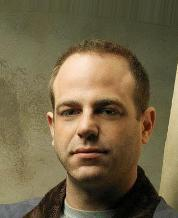
#> input picture Image/23WMA06667.jpg, 178 x 218 px
$ python -i adaptive_preprocessor.py   (imports and definitions only)
#> lines starting #> are read from the running program, lines starting #| are printed output that depends on the picture
import cv2 as cv
import numpy as np
import face_recognition

class AdaptivePreprocessor:
    """Adaptive preprocessing based on image quality analysis"""

    def __init__(self):
        pass

    def estimate_brightness(self, image):
        """Estimate image brightness (0-255)"""
        gray = cv.cvtColor(image, cv.COLOR_BGR2GRAY)
        return np.mean(gray)

    def estimate_contrast(self, image):
        """Estimate image contrast"""
        gray = cv.cvtColor(image, cv.COLOR_BGR2GRAY)
        return np.std(gray)

    def estimate_blur(self, image):
        """Estimate blur using Laplacian variance (lower = more blurry)"""
        gray = cv.cvtColor(image, cv.COLOR_BGR2GRAY)
        return cv.Laplacian(gray, cv.CV_64F).var()

    def apply_clahe(self, image, clip_limit=2.0):
        """CLAHE for illumination normalization"""
        lab = cv.cvtColor(image, cv.COLOR_BGR2LAB)
        l, a, b = cv.split(lab)
        clahe = cv.createCLAHE(clipLimit=clip_limit, tileGridSize=(8, 8))
        cl = clahe.apply(l)
        return cv.cvtColor(cv.merge((cl, a, b)), cv.COLOR_LAB2BGR)

    # [16 lines left out: functions apply_gamma_correction, apply_unsharp_mask, not called in this run]

    def apply_bilateral_denoise(self, image):
        """Bilateral filter - preserves edges while denoising"""
        return cv.bilateralFilter(image, 9, 75, 75)

    def process(self, image):
        """Adaptive preprocessing pipeline"""
        processed = image.copy()

        brightness = self.estimate_brightness(processed)
        contrast = self.estimate_contrast(processed)
        blur_score = self.estimate_blur(processed)

        # 1. Fix low light (brightness < 80)
        if brightness < 80:
            gamma = 0.6  # Brighten
            gamma = 0.5 + (brightness / 160)  # Range: 0.5-1.0 based on darkness
            processed = self.apply_gamma_correction(processed, gamma)

        # Fix overexposure (brightness > 180)
        elif brightness > 180:
            gamma = 1.5  # Darken
            processed = self.apply_gamma_correction(processed, gamma)

        # 2. Fix low contrast (std < 40)
        if contrast < 40:
            processed = self.apply_clahe(processed, clip_limit=3.0)
        elif contrast < 60:
            processed = self.apply_clahe(processed, clip_limit=2.0)

        # 3. Fix blur (variance < 100 indicates blur)
        if blur_score < 100:
            processed = self.apply_unsharp_mask(processed, sigma=1.0, strength=0.8)
        elif blur_score < 300:
            processed = self.apply_unsharp_mask(processed, sigma=1.0, strength=0.3)

        # 4. Light denoise (always helpful)
        processed = self.apply_bilateral_denoise(processed)

        return processed


    # [61 lines left out: functions align_face, get_largest_face, not called in this run]

>>> import cv2
>>> picture = cv2.imread('../Image/23WMA06667.jpg')
#> picture is the input picture: shape (218, 178, 3); mean B, G, R 71.3, 100.6, 114.3
>>> result = AdaptivePreprocessor().process(picture)
#> in estimate_brightness, `gray = cv.cvtColor(image, cv.COLOR_BGR2GRAY)`:
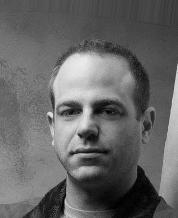
#> gray: shape (218, 178); min 0, max 236, mean 101.4
#> in process, `brightness = self.estimate_brightness(processed)`: brightness = 101.4
#> in process, `contrast = self.estimate_contrast(processed)`: contrast = 47.47
#> in process, `blur_score = self.estimate_blur(processed)`: blur_score = 437.5
#> in apply_clahe, `lab = cv.cvtColor(image, cv.COLOR_BGR2LAB)`: lab: shape (218, 178, 3); mean of channels 0, 1, 2 108.6, 128.9, 146.5
#> in apply_clahe, `l, a, b = cv.split(lab)`:
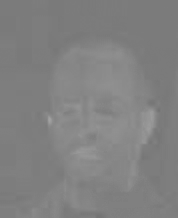
#> a: shape (218, 178); min 115, max 162, mean 128.9
#> in apply_clahe, `l, a, b = cv.split(lab)`:
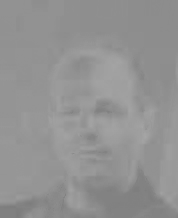
#> b: shape (218, 178); min 123, max 166, mean 146.5
#> in apply_clahe, `cl = clahe.apply(l)`:
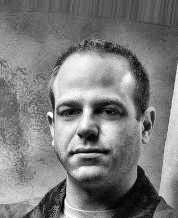
#> cl: shape (218, 178); min 1, max 255, mean 123.8
#> in apply_clahe, `return cv.cvtColor(cv.merge((cl, a, b)), cv.COLOR_LAB2BGR)`:
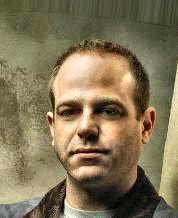
#> returned value: shape (218, 178, 3); mean B, G, R 85.9, 115.8, 129.8

$ run again, on Image/23WMA09991.jpg
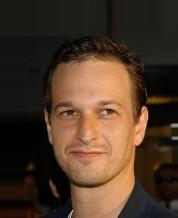
#> input picture Image/23WMA09991.jpg, 178 x 218 px
#> picture is the input picture: shape (218, 178, 3); mean B, G, R 39.3, 54.9, 75
#> in estimate_brightness, `gray = cv.cvtColor(image, cv.COLOR_BGR2GRAY)`:
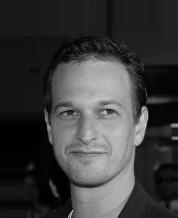
#> gray: shape (218, 178); min 0, max 209, mean 59.1
#> brightness = 59.11
#> contrast = 59.2
#> blur_score = 305.3
#> gamma = 0.869
#> inv_gamma = 1.15
#> table = 256 values from 0 to 255
#> lab: shape (218, 178, 3); mean of channels 0, 1, 2 52, 134.6, 139.4
#> in apply_clahe, `return cv.cvtColor(cv.merge((cl, a, b)), cv.COLOR_LAB2BGR)`:
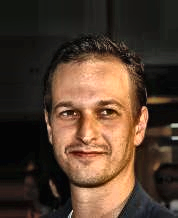
#> returned value: shape (218, 178, 3); mean B, G, R 46.1, 61, 81.8

$ run again, on Image/23WMA09992.jpg
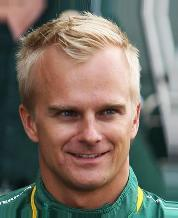
#> input picture Image/23WMA09992.jpg, 178 x 218 px
#> picture is the input picture: shape (218, 178, 3); mean B, G, R 103, 113.4, 121.8
#> in estimate_brightness, `gray = cv.cvtColor(image, cv.COLOR_BGR2GRAY)`:
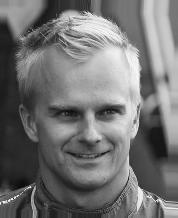
#> gray: shape (218, 178); min 6, max 254, mean 114.7
#> brightness = 114.7
#> contrast = 57.47
#> blur_score = 1365.5
#> lab: shape (218, 178, 3); mean of channels 0, 1, 2 122.1, 130.3, 135.7
#> in apply_clahe, `return cv.cvtColor(cv.merge((cl, a, b)), cv.COLOR_LAB2BGR)`:
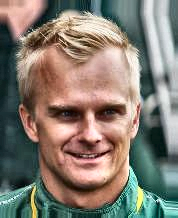
#> returned value: shape (218, 178, 3); mean B, G, R 112.9, 123.7, 132.2

$ run again, on Image/23WMA09993.jpg
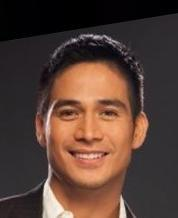
#> input picture Image/23WMA09993.jpg, 178 x 218 px
#> picture is the input picture: shape (218, 178, 3); mean B, G, R 53.8, 62.8, 85.8
#> in estimate_brightness, `gray = cv.cvtColor(image, cv.COLOR_BGR2GRAY)`:
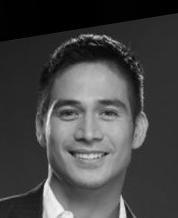
#> gray: shape (218, 178); min 0, max 247, mean 68.7
#> brightness = 68.67
#> contrast = 53.85
#> blur_score = 247.9
#> gamma = 0.929
#> inv_gamma = 1.08
#> table = 256 values from 0 to 255
#> lab: shape (218, 178, 3); mean of channels 0, 1, 2 66.2, 136.7, 136.9
#> in apply_unsharp_mask, `blurred = cv.GaussianBlur(image, (0, 0), sigma)`:
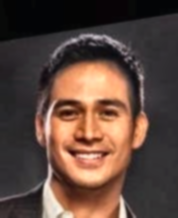
#> blurred: shape (218, 178, 3); mean B, G, R 61.3, 70.8, 93.4
